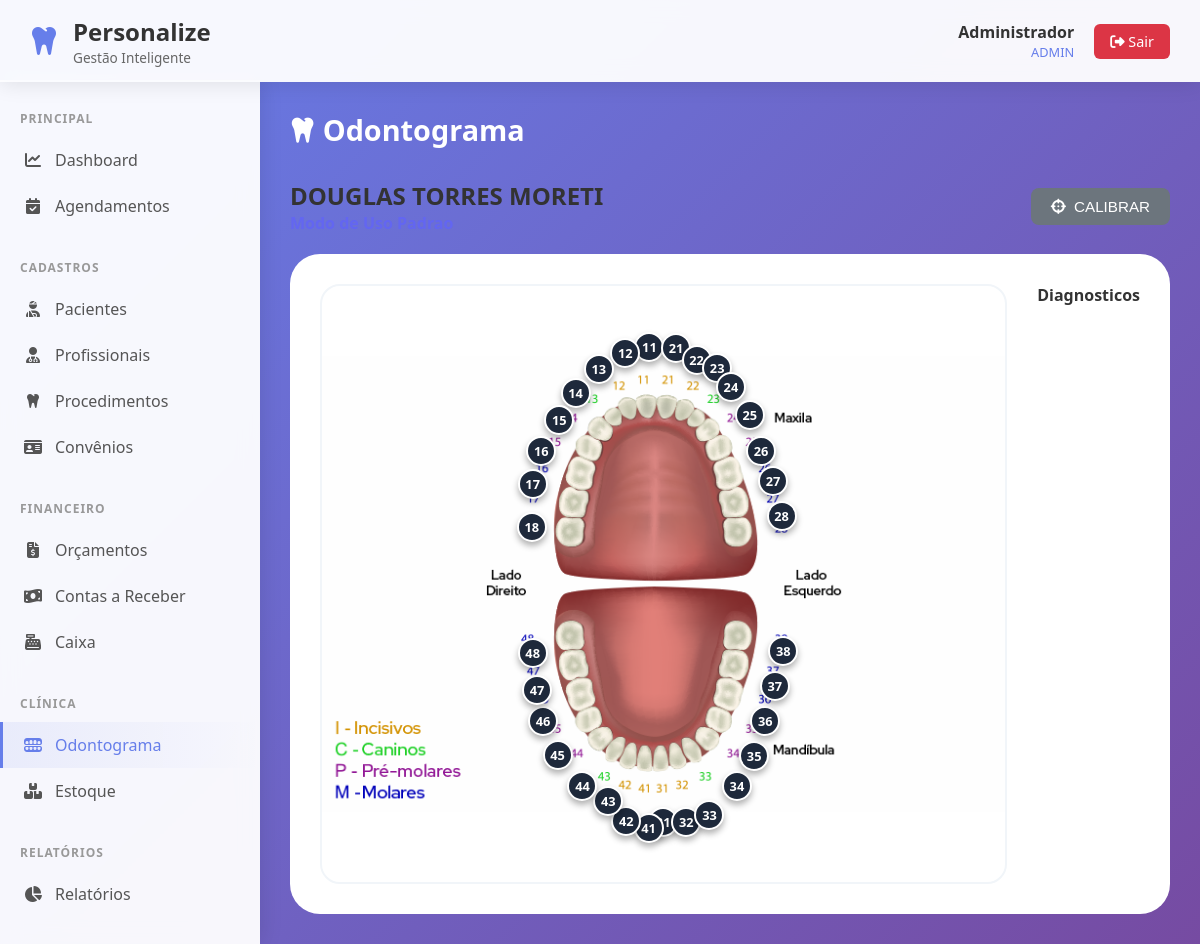
The page /odontograma/index.php?paciente_id=18 (signed in) on the database as committed earlier.
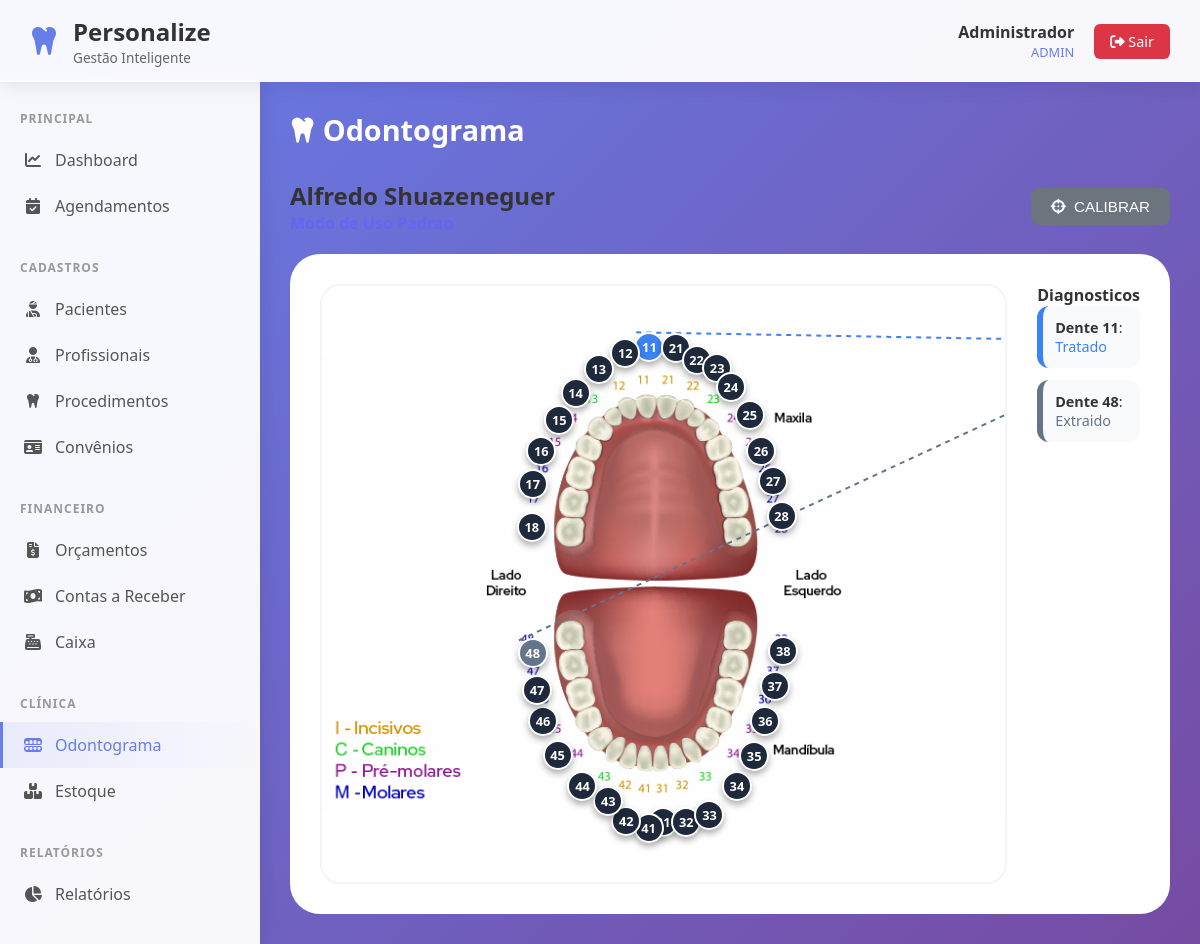
The same page on the database as committed later.
### tables this page shows
CREATE TABLE pacientes (
    id INTEGER PRIMARY KEY AUTOINCREMENT,
    nome TEXT NOT NULL,
    cpf TEXT UNIQUE,
    data_nascimento DATE,
    telefone TEXT,
    email TEXT,
    endereco TEXT,
    observacoes TEXT,
    created_at DATETIME DEFAULT CURRENT_TIMESTAMP
, ativo INTEGER DEFAULT 1);

CREATE TABLE odontograma (
    id INTEGER PRIMARY KEY AUTOINCREMENT,
    paciente_id INTEGER NOT NULL,
    dente INTEGER NOT NULL,
    face TEXT,
    condicao TEXT NOT NULL DEFAULT 'Saudavel',
    procedimento_id INTEGER,
    cor TEXT DEFAULT '#FFFFFF',
    observacoes TEXT,
    data_registro DATE DEFAULT CURRENT_DATE,
    FOREIGN KEY (paciente_id) REFERENCES pacientes(id) ON DELETE CASCADE,
    FOREIGN KEY (procedimento_id) REFERENCES procedimentos(id)
);

### odontograma/index.php (the view, shortened to what this page needs)
<?php
require_once '../config/conexao.php';
$paciente_id = $_GET['paciente_id'] ?? null;
$stmt = $db->prepare("SELECT * FROM pacientes WHERE id = ?");
$stmt->execute([$paciente_id]);
$paciente = $stmt->fetch(PDO::FETCH_ASSOC);
$mapeamento_path = '../db/mapeamento_dentes.json';
$coordenadas = [];
if (file_exists($mapeamento_path)) {
    $conteudoStr = file_get_contents($mapeamento_path);
    if (!empty($conteudoStr)) {
        $coordenadas = json_decode($conteudoStr, true) ?: [];
    }
}
$stmt = $db->prepare("
    SELECT o.*, p.descricao as procedimento_nome
    FROM odontograma o
    LEFT JOIN procedimentos p ON o.procedimento_id = p.id
    WHERE o.paciente_id = ?
");
$stmt->execute([$paciente_id]);
$regs = $stmt->fetchAll(PDO::FETCH_ASSOC);
$achados = [];
if ($regs) {
    foreach ($regs as $r) {
        if (isset($r['condicao']) && $r['condicao'] != 'Saudavel') {
            $achados[$r['dente']] = $r;
        }
    }
}
$condicoes = [
    'Saudavel' => ['label' => 'Saudavel', 'cor' => '#10b981', 'icon' => 'fa-check'],
    'Carie' => ['label' => 'Carie', 'cor' => '#ef4444', 'icon' => 'fa-virus'],
    'Tratado' => ['label' => 'Tratado', 'cor' => '#3b82f6', 'icon' => 'fa-shield-halved'],
    'Extraido' => ['label' => 'Extraido', 'cor' => '#64748b', 'icon' => 'fa-xmark'],
    'Canal' => ['label' => 'Canal', 'cor' => '#f59e0b', 'icon' => 'fa-bolt-lightning'],
    'Coroa' => ['label' => 'Coroa', 'cor' => '#8b5cf6', 'icon' => 'fa-crown'],
    'Implante' => ['label' => 'Implante', 'cor' => '#ec4899', 'icon' => 'fa-anchor'],
    'Fratura' => ['label' => 'Fratura', 'cor' => '#f97316', 'icon' => 'fa-burst'],
];
include '../includes/header.php';
?>
<div class="page-header">
    <h1 class="page-title"><i class="fa-solid fa-tooth"></i> Odontograma</h1>
</div>
<div style="display: flex; justify-content: space-between; align-items: center; margin-bottom: 20px;">
    <div>
        <h2 style="margin:0;"><?php echo htmlspecialchars($paciente['nome'] ?? 'Paciente'); ?></h2>
        <div id="calib-status" style="color:#6366f1; font-weight:700;">Modo de Uso Padrao</div>
    </div>
    <div style="display: flex; gap: 10px;">
        <button id="btnCalibrar" class="btn btn-secondary"><i class="fa-solid fa-crosshairs"></i> CALIBRAR</button>
    </div>
</div>
<div class="odontograma-workspace">
    <div class="arcada-main" id="arcada-main">
        <svg id="lines-svg"></svg>
        <?php foreach ($coordenadas as $num => $coord):
            if (!is_array($coord)) continue;
            $achado = $achados[$num] ?? null;
            $info = isset($achado['condicao']) ? ($condicoes[$achado['condicao']] ?? $condicoes['Saudavel']) : $condicoes['Saudavel'];
            $cor = $achado ? $info['cor'] : '#1e293b'; ?>
            <div class="tooth-point" id="dot-<?php echo $num; ?>" style="top: <?php echo (isset($coord['top']) ? $coord['top'] : 0); ?>%; left: <?php echo (isset($coord['left']) ? $coord['left'] : 0); ?>%; background: <?php echo $cor; ?>;" onclick="editarDente(<?php echo $num; ?>)">
                <?php echo $num; ?>
            </div>
        <?php endforeach; ?>
    </div>
    <div class="side-panel">
        <h4 style="margin-top:0;">Diagnosticos</h4>
        <div id="findings-list">
            <?php foreach ($achados as $num => $a):
                $infoA = $condicoes[$a['condicao']] ?? $condicoes['Saudavel']; ?>
                <div class="callout-entry" id="callout-<?php echo $num; ?>" style="border-left-color: <?php echo $infoA['cor']; ?>;">
                    <strong>Dente <?php echo $num; ?></strong>: <span style="color:<?php echo $infoA['cor']; ?>;"><?php echo $infoA['label']; ?></span>
                </div>
            <?php endforeach; ?>
        </div>
    </div>
</div>
<?php include '../includes/footer.php'; ?>

### includes/header.php (shortened to what this page needs)
<?php
$usuario_nome = $_SESSION['nome'] ?? 'Usuário';
$usuario_perfil = $_SESSION['perfil'] ?? 'user';
$is_admin = strtolower($usuario_perfil) === 'admin';
$diretorio_atual = basename(dirname($_SERVER['PHP_SELF']));
?>
<!DOCTYPE html>
<html lang="pt-br">
<head>
    <link rel="stylesheet" href="https://cdnjs.cloudflare.com/ajax/libs/font-awesome/6.5.0/css/all.min.css">
</head>
<body>
    <header class="system-header">
        <div class="system-brand">
            <i class="fa-solid fa-tooth"></i>
            <div>
                <div class="system-title">Personalize</div>
                <div class="system-subtitle">Gestão Inteligente</div>
            </div>
        </div>
        <div class="user-info">
            <div class="user-details">
                <div class="user-name"><?php echo htmlspecialchars($usuario_nome); ?></div>
                <div class="user-role"><?php echo htmlspecialchars($usuario_perfil); ?></div>
            </div>
            <a href="/clinica_odonto_completa/auth/logout.php" class="btn-logout">
                <i class="fa-solid fa-right-from-bracket"></i> Sair
            </a>
        </div>
    </header>
    <nav class="sidebar">
        <div class="menu-section">
            <div class="menu-title">Principal</div>
            <a href="/clinica_odonto_completa/dashboard/index.php" class="menu-item <?php echo $diretorio_atual === 'dashboard' ? 'active' : ''; ?>">
                <i class="fa-solid fa-chart-line"></i>
                Dashboard
            </a>
            <a href="/clinica_odonto_completa/agendamentos/calendario.php" class="menu-item <?php echo $diretorio_atual === 'agendamentos' ? 'active' : ''; ?>">
                <i class="fa-solid fa-calendar-check"></i>
                Agendamentos
            </a>
        </div>
        <div class="menu-section">
            <div class="menu-title">Cadastros</div>
            <a href="/clinica_odonto_completa/pacientes/listar.php" class="menu-item <?php echo $diretorio_atual === 'pacientes' ? 'active' : ''; ?>">
                <i class="fa-solid fa-user-injured"></i>
                Pacientes
            </a>
            <a href="/clinica_odonto_completa/profissionais/profissionais.php" class="menu-item <?php echo $diretorio_atual === 'profissionais' ? 'active' : ''; ?>">
                <i class="fa-solid fa-user-doctor"></i>
                Profissionais
            </a>
            <a href="/clinica_odonto_completa/procedimentos/procedimentos.php" class="menu-item <?php echo $diretorio_atual === 'procedimentos' ? 'active' : ''; ?>">
                <i class="fa-solid fa-tooth"></i>
                Procedimentos
            </a>
            <a href="/clinica_odonto_completa/convenios/index.php" class="menu-item <?php echo $diretorio_atual === 'convenios' ? 'active' : ''; ?>">
                <i class="fa-solid fa-id-card"></i>
                Convênios
            </a>
        </div>
        <div class="menu-section">
            <div class="menu-title">Financeiro</div>
            <a href="/clinica_odonto_completa/orcamentos/listar.php" class="menu-item <?php echo $diretorio_atual === 'orcamentos' ? 'active' : ''; ?>">
                <i class="fa-solid fa-file-invoice-dollar"></i>
                Orçamentos
            </a>
            <a href="/clinica_odonto_completa/financeiro/contas_receber.php" class="menu-item <?php echo $diretorio_atual === 'financeiro' ? 'active' : ''; ?>">
                <i class="fa-solid fa-money-bill-wave"></i>
                Contas a Receber
            </a>
            <a href="/clinica_odonto_completa/financeiro/caixa.php" class="menu-item <?php echo $diretorio_atual === 'financeiro' ? 'active' : ''; ?>">
                <i class="fa-solid fa-cash-register"></i>
                Caixa
            </a>
        </div>
        <div class="menu-section">
            <div class="menu-title">Clínica</div>
            <a href="/clinica_odonto_completa/odontograma/index.php" class="menu-item <?php echo $diretorio_atual === 'odontograma' ? 'active' : ''; ?>">
                <i class="fa-solid fa-teeth-open"></i>
                Odontograma
            </a>
            <a href="/clinica_odonto_completa/estoque/index.php" class="menu-item <?php echo $diretorio_atual === 'estoque' ? 'active' : ''; ?>">
                <i class="fa-solid fa-boxes-stacked"></i>
                Estoque
            </a>
        </div>
        <div class="menu-section">
            <div class="menu-title">Relatórios</div>
            <a href="/clinica_odonto_completa/relatorios/index.php" class="menu-item <?php echo $diretorio_atual === 'relatorios' ? 'active' : ''; ?>">
                <i class="fa-solid fa-chart-pie"></i>
                Relatórios
            </a>
        </div>
        <?php if ($is_admin): ?>
        <div class="menu-section">
            <div class="menu-title">Administração</div>
        </div>
        <?php endif; ?>
    </nav>
    <main class="main-content">

### includes/footer.php (shortened to what this page needs)
    </main>
</body>
</html>

### includes/header.php (style rules this page uses)
* { margin: 0; padding: 0; box-sizing: border-box; }
body { font-family: 'Segoe UI', Tahoma, Geneva, Verdana, sans-serif; background: linear-gradient(135deg, #667eea 0%, #764ba2 100%); min-height: 100vh; color: #333; }
.system-header { background: rgba(255, 255, 255, 0.95); backdrop-filter: blur(10px); padding: 15px 30px; box-shadow: 0 2px 20px rgba(0,0,0,0.1); position: fixed; top: 0; left: 0; right: 0; z-index: 1000; display: flex; justify-content: space-between; align-items: center; }
.system-brand { display: flex; align-items: center; gap: 15px; }
.system-brand i { font-size: 2rem; color: #667eea; }
.system-title { font-size: 1.5rem; color: #333; font-weight: 600; }
.system-subtitle { font-size: 0.85rem; color: #666; }
.user-info { display: flex; align-items: center; gap: 20px; }
.user-details { text-align: right; }
.user-name { font-weight: 600; color: #333; }
.user-role { font-size: 0.8rem; color: #667eea; text-transform: uppercase; }
.btn-logout { background: #dc3545; color: white; padding: 8px 16px; border-radius: 6px; text-decoration: none; font-size: 0.9rem; transition: all 0.3s; }
.sidebar { position: fixed; left: 0; top: 80px; bottom: 0; width: 260px; background: rgba(255, 255, 255, 0.95); backdrop-filter: blur(10px); box-shadow: 2px 0 20px rgba(0,0,0,0.1); overflow-y: auto; padding: 20px 0; }
.menu-section { margin-bottom: 20px; }
.menu-title { padding: 10px 20px; font-size: 0.75rem; text-transform: uppercase; color: #999; font-weight: 600; letter-spacing: 1px; }
.menu-item { display: flex; align-items: center; gap: 12px; padding: 12px 20px; color: #555; text-decoration: none; transition: all 0.3s; border-left: 3px solid transparent; }
.menu-item:hover, .menu-item.active { background: linear-gradient(90deg, rgba(102, 126, 234, 0.1) 0%, transparent 100%); color: #667eea; border-left-color: #667eea; }
.menu-item i { width: 20px; text-align: center; }
.main-content { margin-left: 260px; margin-top: 80px; padding: 30px; min-height: calc(100vh - 80px); }
.page-header { margin-bottom: 30px; }
.page-title { font-size: 1.8rem; color: white; margin-bottom: 10px; }
.btn { display: inline-flex; align-items: center; gap: 8px; padding: 10px 20px; border-radius: 8px; text-decoration: none; font-weight: 500; transition: all 0.3s; border: none; cursor: pointer; font-size: 0.95rem; }
.btn-secondary { background: #6c757d; color: white; }

### odontograma/index.php (style rules this page uses)
.odontograma-workspace { display: flex; gap: 30px; background: #fff; padding: 30px; border-radius: 30px; }
.arcada-main { position: relative; width: 800px; height: 600px; background: url('../assets/img/arcada_final.png') no-repeat center; background-size: contain; border: 2px solid #f1f5f9; border-radius: 20px; overflow: hidden; }
.tooth-point { position: absolute; width:30px; height:30px; border-radius:50%; cursor:pointer; z-index:100; display:flex; align-items:center; justify-content:center; font-size:0.8rem; font-weight:800; color:#fff; border: 2px solid #fff; box-shadow: 0 4px 6px rgba(0,0,0,0.3); transition: transform 0.2s; }
#lines-svg { position: absolute; top: 0; left: 0; width: 100%; height: 100%; pointer-events: none; z-index: 80; }
.side-panel { flex: 1; }
.callout-entry { background: #f8fafc; border-left: 6px solid #cbd5e1; padding: 12px; border-radius: 12px; margin-bottom: 12px; font-size: 0.9rem; }

Rows that differ between the two databases and show on the page:
changed pacientes: nome "DOUGLAS TORRES MORETI" → "Alfredo Shuazeneguer"
added odontograma: num "11", condicao "Tratado"
added odontograma: num "48", condicao "Extraido"
